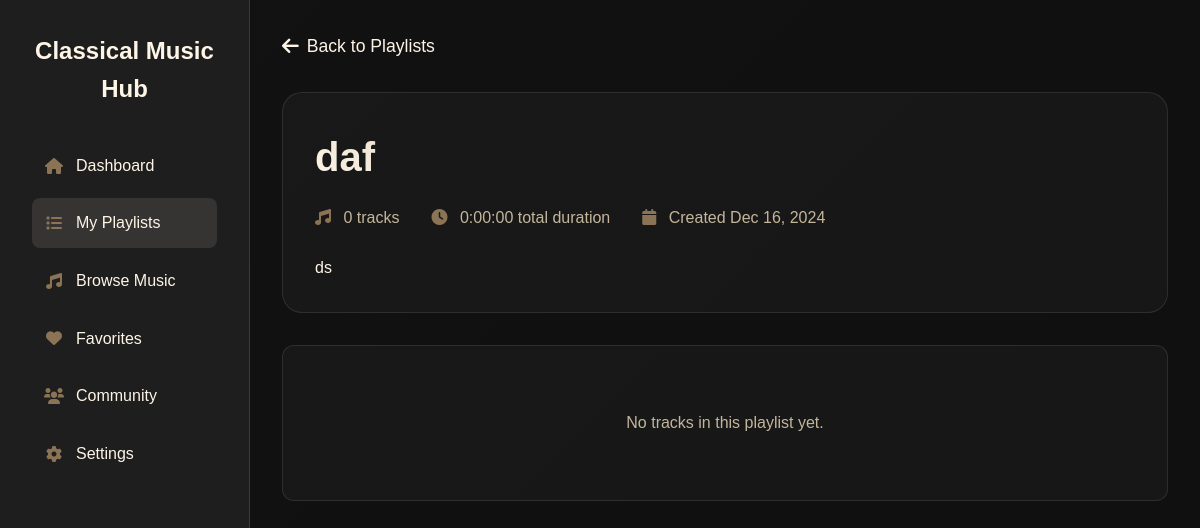
The page /pages/playlists/view.php?id=14 (signed in) on the database its author committed.
### tables this page shows
CREATE TABLE `playlists` (
  `playlist_id` int(11) NOT NULL,
  `user_id` int(11) DEFAULT NULL,
  `name` varchar(100) NOT NULL,
  `description` text DEFAULT NULL,
  `is_public` tinyint(1) DEFAULT 1,
  `created_at` timestamp NOT NULL DEFAULT current_timestamp(),
  `updated_at` timestamp NOT NULL DEFAULT current_timestamp() ON UPDATE current_timestamp()
);

### pages/playlists/view.php (the view, shortened to what this page needs)
<?php
require_once '../../includes/db.php';
$playlist_id = $_GET['id'] ?? 0;
$user_id = $_SESSION['user_id'];
$playlist_stmt = $conn->prepare("
    SELECT
        p.*,
        COUNT(DISTINCT pi.composition_id) as track_count,
        SEC_TO_TIME(SUM(TIME_TO_SEC(c.duration))) as total_duration
    FROM playlists p
    LEFT JOIN playlist_items pi ON p.playlist_id = pi.playlist_id
    LEFT JOIN compositions c ON pi.composition_id = c.composition_id
    WHERE p.playlist_id = ? AND p.user_id = ?
    GROUP BY p.playlist_id
");
$playlist_stmt->bind_param("ii", $playlist_id, $user_id);
$playlist_stmt->execute();
$playlist = $playlist_stmt->get_result()->fetch_assoc();
$tracks_stmt = $conn->prepare("
    SELECT
        c.*,
        comp.name as composer_name,
        comp.era as composer_era,
        pi.position,
        pi.added_at
    FROM playlist_items pi
    JOIN compositions c ON pi.composition_id = c.composition_id
    JOIN composers comp ON c.composer_id = comp.composer_id
    WHERE pi.playlist_id = ?
    ORDER BY pi.position ASC
");
$tracks_stmt->bind_param("i", $playlist_id);
$tracks_stmt->execute();
$tracks = $tracks_stmt->get_result();
?>
<!DOCTYPE html>
<html lang="en">
<head>
    <link rel="stylesheet" href="https://cdnjs.cloudflare.com/ajax/libs/font-awesome/6.0.0/css/all.min.css">
</head>
<body>
    <div class="page-container">
        <aside class="sidebar">
            <div class="sidebar-logo">Classical Music Hub</div>
            <ul class="sidebar-menu">
                <li><a href="../dashboard/enthusiast/enthusiast_dashboard.php"><i class="fas fa-home"></i> Dashboard</a>
                </li>
                <li><a href="../dashboard/enthusiast/playlists.php" class="active"><i class="fas fa-list"></i> My
                        Playlists</a></li>
                <li><a href="../compositions/list.php"><i class="fas fa-music"></i> Browse Music</a></li>
                <li><a href="../library/favorites.php"><i class="fas fa-heart"></i> Favorites</a></li>
                <li><a href="../communities/index.php"><i class="fas fa-users"></i> Community</a></li>
                <li><a href="../dashboard/enthusiast/settings.php"><i class="fas fa-cog"></i> Settings</a></li>
            </ul>
        </aside>
        <main class="main-content">
            <a href="../dashboard/enthusiast/playlists.php" class="back-btn">
                <i class="fas fa-arrow-left"></i> Back to Playlists
            </a>
            <div class="playlist-header">
                <h1 class="playlist-title"><?php echo htmlspecialchars($playlist['name']); ?></h1>
                <div class="playlist-stats">
                    <span><i class="fas fa-music"></i> <?php echo $playlist['track_count']; ?> tracks</span>
                    <span><i class="fas fa-clock"></i> <?php echo $playlist['total_duration'] ?? '0:00:00'; ?> total
                        duration</span>
                    <span><i class="fas fa-calendar"></i> Created
                        <?php echo date('M j, Y', strtotime($playlist['created_at'])); ?></span>
                </div>
                <?php if ($playlist['description']): ?>
                    <p class="playlist-description"><?php echo nl2br(htmlspecialchars($playlist['description'])); ?></p>
                <?php endif; ?>
            </div>
            <div class="tracks-list">
                <?php if ($tracks->num_rows > 0): ?>
                    <?php $position = 1;
                    while ($track = $tracks->fetch_assoc()): ?>
                        <div class="track-item">
                            <div class="track-number"><?php echo $position++; ?></div>
                            <div class="track-info">
                                <div class="track-title"><?php echo htmlspecialchars($track['title']); ?></div>
                                <div class="track-composer">
                                    <?php echo htmlspecialchars($track['composer_name']); ?> •
                                    <?php echo htmlspecialchars($track['composer_era']); ?>
                                </div>
                            </div>
                            <div class="track-duration"><?php echo $track['duration']; ?></div>
                            <div class="track-actions">
                                <?php if ($track['audio_path']): ?>
                                    <button class="action-btn play-btn" onclick="playTrack('<?php echo $track['audio_path']; ?>')">
                                        <i class="fas fa-play"></i>
                                    </button>
                                <?php endif; ?>
                                <?php if ($track['sheet_music_path']): ?>
                                    <a href="<?php echo $track['sheet_music_path']; ?>" class="action-btn" target="_blank">
                                        <i class="fas fa-file-pdf"></i>
                                    </a>
                                <?php endif; ?>
                            </div>
                        </div>
                    <?php endwhile; ?>
                <?php else: ?>
                    <div class="empty-state">
                        <p>No tracks in this playlist yet.</p>
                    </div>
                <?php endif; ?>
            </div>
        </main>
    </div>
</body>
</html>

### pages/playlists/view.php (style rules this page uses)
:root { --bg-dark: #121212; --bg-light: #1e1e1e; --text-primary: #fef5e7; --text-secondary: #c4b69c; --accent: #8b7355; --border-color: #3a3a3a; --glass: rgba(254, 245, 231, 0.03); --glass-hover: rgba(254, 245, 231, 0.08); --border: rgba(254, 245, 231, 0.1); }
* { margin: 0; padding: 0; box-sizing: border-box; }
body { font-family: 'Futura', sans-serif; background: linear-gradient(135deg, #000000, #1a1a1a); color: var(--text-primary); min-height: 100vh; line-height: 1.6; }
.page-container { display: grid; grid-template-columns: 250px 1fr; min-height: 100vh; background: linear-gradient(135deg, var(--bg-dark) 0%, rgba(15, 15, 15, 0.95) 100%); }
.sidebar { background: var(--bg-light); padding: 2rem; border-right: 1px solid var(--border-color); position: sticky; top: 0; height: 100vh; }
.main-content { padding: 2rem; overflow-y: auto; width: 100%; max-width: 1200px; margin: 0 auto; }
.playlist-header { background: var(--glass); border-radius: 20px; padding: 2rem; margin-bottom: 2rem; border: 1px solid var(--border); }
.playlist-title { font-size: 2.5rem; margin-bottom: 1rem; background: linear-gradient(45deg, var(--text-primary), var(--accent)); -webkit-background-clip: text; -webkit-text-fill-color: transparent; }
.playlist-stats { display: flex; gap: 2rem; color: var(--text-secondary); margin-bottom: 1.5rem; flex-wrap: wrap; }
.playlist-stats i { color: var(--accent); margin-right: 0.5rem; }
.tracks-list { background: var(--glass); border-radius: 12px; border: 1px solid var(--border); overflow: hidden; }
.empty-state { text-align: center; padding: 4rem 2rem; color: var(--text-secondary); }
.sidebar-logo { text-align: center; margin-bottom: 2rem; font-size: 1.5rem; font-weight: bold; color: var(--text-primary); }
.sidebar-menu { list-style: none; }
.sidebar-menu a { color: var(--text-primary); text-decoration: none; display: flex; align-items: center; padding: 0.75rem; border-radius: 8px; transition: all 0.3s ease; margin-bottom: 0.5rem; }
.sidebar-menu a:hover, .sidebar-menu a.active { background: rgba(254, 245, 231, 0.1); }
.sidebar-menu i { margin-right: 0.75rem; width: 20px; text-align: center; color: var(--accent); }
.back-btn { display: inline-flex; align-items: center; gap: 0.5rem; color: var(--text-primary); text-decoration: none; margin-bottom: 2rem; transition: all 0.3s ease; font-size: 1.1rem; }
.back-btn i { font-size: 1.2rem; }

### rows shown on the page
playlists: name "daf", created_at "Dec 16, 2024", description "ds"

### other values the page prints
$playlist['track_count'] "0"
$playlist['total_duration'] "0:00:00"
